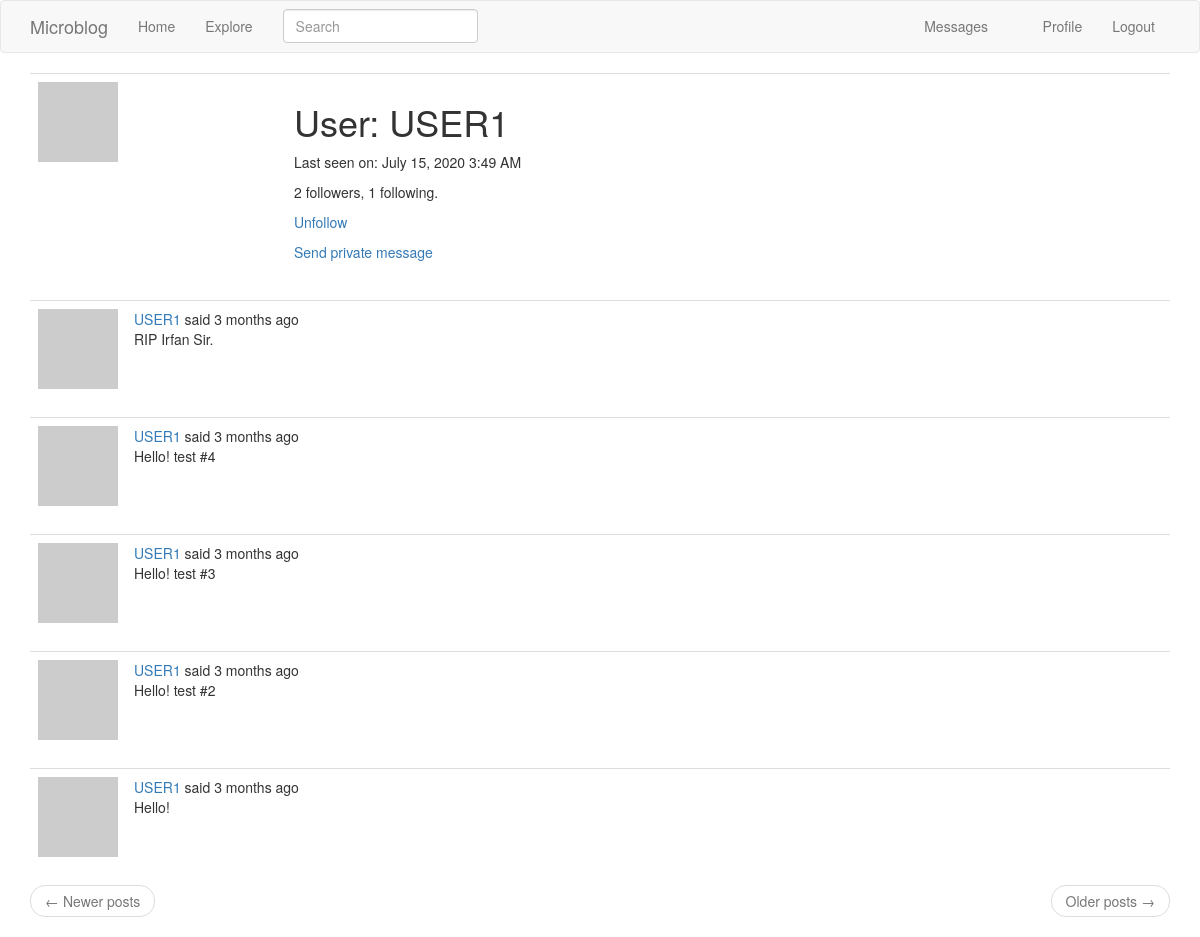
Page /user/USER1 (signed in) on the committed database.
### app/models.py (models this page shows, shortened)
class User(UserMixin, db.Model):
    id = db.Column(db.Integer, primary_key = True)
    username = db.Column(db.String(64), index = True, unique = True)
    email = db.Column(db.String(120),index = True, unique = True)
    password_hash = db.Column(db.String(128))
    posts = db.relationship('Post', backref = 'author', lazy = 'dynamic')
    about_me = db.Column(db.String(140))
    last_seen = db.Column(db.DateTime, default=datetime.utcnow)
    followed = db.relationship(
        'User', secondary=followers,
        primaryjoin=(followers.c.follower_id == id),
        secondaryjoin=(followers.c.followed_id == id),
        backref=db.backref('followers', lazy='dynamic'), lazy='dynamic')
    messages_sent = db.relationship('Message', foreign_keys = 'Message.sender_id',
                                     backref = 'author', lazy = 'dynamic')
    messages_recieved = db.relationship('Message', foreign_keys = 'Message.recipient_id',
                                     backref = 'recipient', lazy = 'dynamic')
    last_message_read_time = db.Column(db.DateTime)
    notifications = db.relationship('Notification', backref='user',
                                    lazy='dynamic')
    def avatar(self, size):
        digest = md5(self.email.lower().encode('utf-8')).hexdigest()
        return 'https://www.gravatar.com/avatar/{}?d=identicon&s={}'.format(
            digest, size)
    def is_following(self, user):
        return self.followed.filter(
            followers.c.followed_id == user.id).count() > 0
    def new_messages(self):
        last_read_time = self.last_message_read_time or datetime(1900, 1, 1)
        return Message.query.filter_by(recipient=self).filter(
            Message.timestamp > last_read_time).count()

class SearchableMixin(object):
    @classmethod
    def before_commit(cls, session):
        session._changes = {
            'add': list(session.new),
            'update': list(session.dirty),
            'delete': list(session.deleted)
        }
    @classmethod
    def after_commit(cls, session):
        for obj in session._changes['add']:
            if isinstance(obj, SearchableMixin):
                add_to_index(obj.__tablename__, obj)
        for obj in session._changes['update']:
            if isinstance(obj, SearchableMixin):
                add_to_index(obj.__tablename__, obj)
        for obj in session._changes['delete']:
            if isinstance(obj, SearchableMixin):
                remove_from_index(obj.__tablename__, obj)
        session._changes = None

class Post(SearchableMixin, db.Model):
    __searchable__ = ['caption']
    id = db.Column(db.Integer, primary_key = True)
    caption = db.Column(db.String(150))
    timestamp = db.Column(db.DateTime, index = True, default = datetime.utcnow)
    user_id = db.Column(db.Integer, db.ForeignKey('user.id'))

### app/main/routes.py (the view)
@bp.route('/user/<username>')
@login_required
def user(username):
    user = User.query.filter_by(username=username).first_or_404()
    page = request.args.get('page', 1, type=int)
    posts = user.posts.order_by(Post.timestamp.desc()).paginate(
        page, current_app.config['POSTS_PER_PAGE'], False)
    next_url = url_for('main.user', username=user.username, page=posts.next_num) \
        if posts.has_next else None
    prev_url = url_for('main.user', username=user.username, page=posts.prev_num) \
        if posts.has_prev else None
    return render_template('user.html', user=user, posts=posts.items, next_url = next_url, prev_url = prev_url)

### app/main/forms.py
class SearchForm(FlaskForm):
    q = StringField('Search', validators=[DataRequired()])
    def __init__(self, *args, **kwargs):
        if 'formdata' not in kwargs:
            kwargs['formdata'] = request.args
        if 'csrf_enabled' not in kwargs:
            kwargs['csrf_enabled'] = False
        super(SearchForm, self).__init__(*args, **kwargs)

### app/main/routes.py (called while the page is built)
@bp.before_app_request
def before_request():
    if current_user.is_authenticated:
        current_user.last_seen = datetime.utcnow()
        db.session.commit()
        g.search_form = SearchForm()
    g.locale = str(get_locale())

### app/models.py (called while the page is built)
@login.user_loader
def load_user(id):
    return User.query.get(int(id))

### app/templates/user.html (shortened to what this page needs)
{% extends "base.html" %}
{% block app_content %}
    <table class="table table-hover">
        <tr>
            <td width="256px"><img src="{{ user.avatar(256) }}"></td>
            <td>
                <h1>{{ ('User') }}: {{ user.username }}</h1>
                {% if user.last_seen %}
                    <p>{{ ('Last seen on') }}: {{ moment(user.last_seen).format('LLL') }}</p>
                {% endif %}
                <p>{{ user.followers.count() }} followers, {{ user.followed.count() }} following.</p>
                {% if user == current_user %}
                <p><a href="{{ url_for('main.edit_profile') }}">{{ ('Edit your profile') }}</a></p>
                {% elif not current_user.is_following(user) %}
                <p><a href="{{ url_for('main.follow', username=user.username) }}">{{ ('Follow') }}</a></p>
                {% else %}
                <p><a href="{{ url_for('main.unfollow', username=user.username) }}">{{ ('Unfollow') }}</a></p>
                {% endif %}
                {% if user != current_user %}
                <p>
                    <a href="{{ url_for('main.send_message', recipient=user.username) }}">
                        {{ 'Send private message' }}
                    </a>
                </p>
                {% endif %}
            </td>
        </tr>
    </table>
    {% for post in posts %}
        {% include '_post.html' %}
    {% endfor %}
    <nav aria-label="...">
        <ul class="pager">
            <li class="previous{% if not prev_url %} disabled{% endif %}">
                <a href="{{ prev_url or '#' }}">
                    <span aria-hidden="true">&larr;</span> {{ ('Newer posts') }}
                </a>
            </li>
            <li class="next{% if not next_url %} disabled{% endif %}">
                <a href="{{ next_url or '#' }}">
                    {{ ('Older posts') }} <span aria-hidden="true">&rarr;</span>
                </a>
            </li>
        </ul>
    </nav>
{% endblock %}

### app/templates/_post.html (shortened to what this page needs)
<table class="table table-hover">
    <tr>
        <td width="70px">
            <a href="{{ url_for('main.user', username=post.author.username) }}">
                <img src="{{ post.author.avatar(70) }}" />
            </a>
        </td>
        <td>
            {{ _('%(username)s said %(when)s',
                    username=user_link, when=moment(post.timestamp).fromNow()) }}
            <br>
            {{ post.caption }}
        </td>
    </tr>
</table>

### rows in the picture
User: username "USER1", last_seen "July 15, 2020 3:49 AM"
Post: caption "RIP Irfan Sir."
Post: caption "Hello! test #4"
Post: caption "Hello! test #3"
Post: caption "Hello! test #2"
Post: caption "Hello!"

### other values in the picture
{{ ('Home') }} "Home"
{{ ('Explore') }} "Explore"
{{ ('Profile') }} "Profile"
{{ ('Logout') }} "Logout"
{{ ('User') }} "User"
{{ ('Last seen on') }} "Last seen on"
{{ user.followers.count() }} "2"
{{ user.followed.count() }} "1"
{{ ('Unfollow') }} "Unfollow"
{{ 'Send private message' }} "Send private message"
{{ ('Newer posts') }} "Newer posts"
{{ ('Older posts') }} "Older posts"
